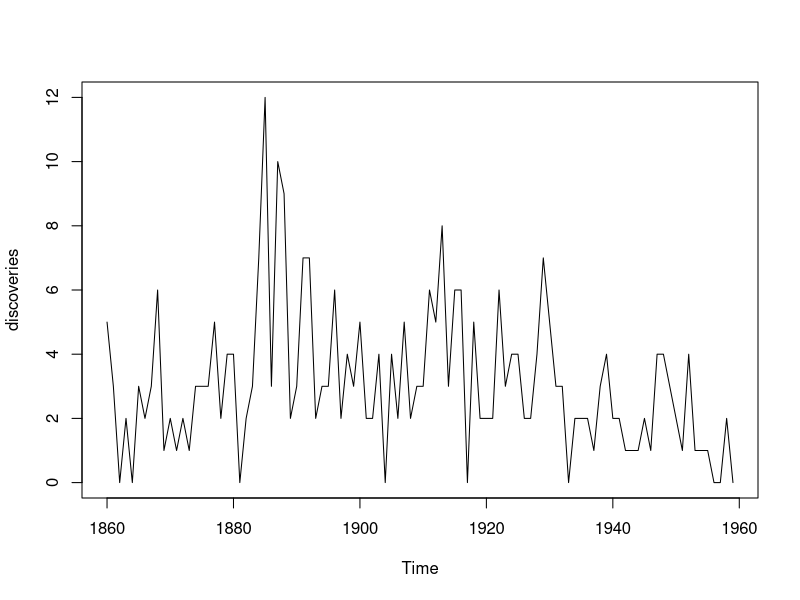
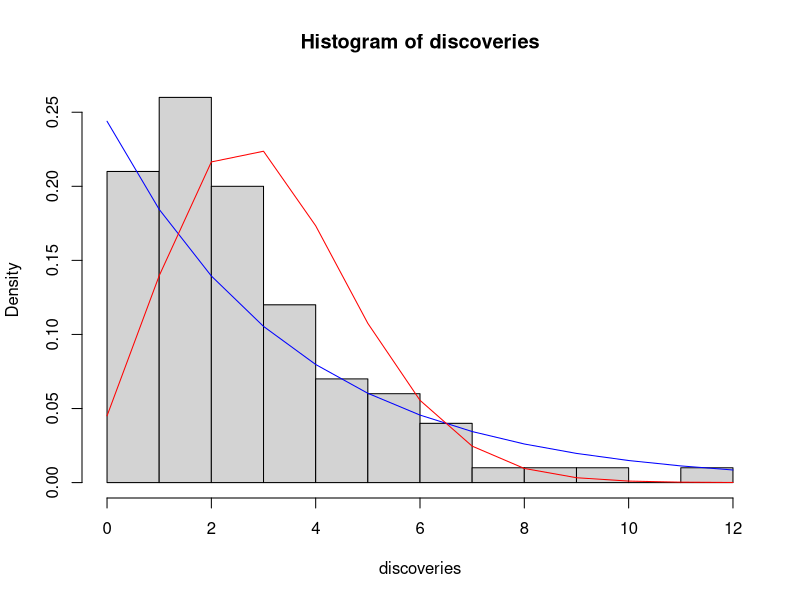
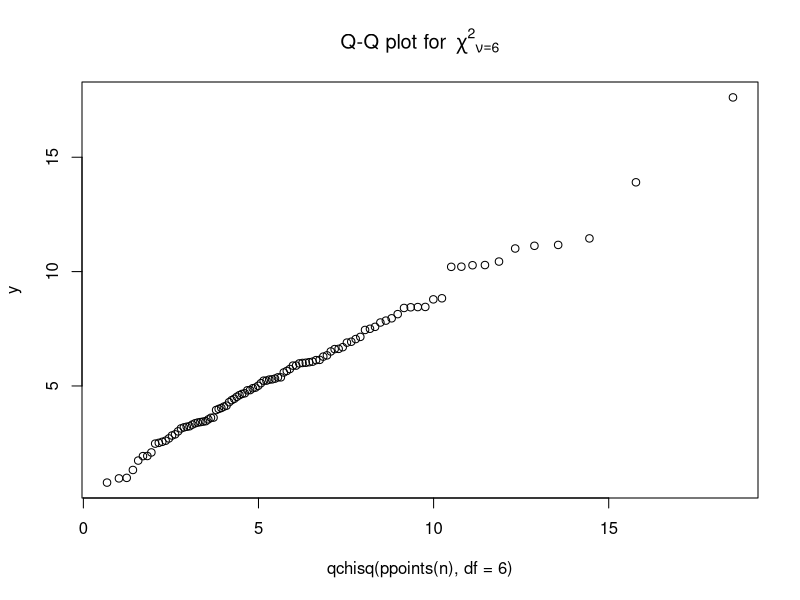

Write R code to recreate these figures, in order. (Note: this script raises an error after producing the figures.)
## ---- chunk 1
data("discoveries")
plot(discoveries)
## ---- chunk 2
#calcul de la moyenne et de la variance empirique du jeu de donnees
m = mean (discoveries)
v = var (discoveries)
print("moyenne empirique=")
print(m)
print("variance empirique=")
print(v)

#calcul à partir de l'estimateur de la loi géomtrique
n = length(discoveries)
S = 0 
for (i in (1:n)) {
  S <- S + discoveries[i]
}

theta = 1/((1/n)*S +1)
moy_geom = (1/n)*S + 1 ##1/theta
var_geom = (1-theta)/(theta**2)
print ('moyenne geometrique=')
print(moy_geom)
print('variance geometrique=')
print(var_geom)

#calcul à partir de l'estimateur de la loi de Poisson
lambda = (1/n)*S
moy_poisson = lambda
var_poisson = lambda
print('moyenne et variance de Poisson = ')  
print(lambda)

## ---- chunk 3
#d<- density(discoveries)
#View(discoveries)
x = 0:12
hist(discoveries, probability = TRUE, breaks = 12)
lines(x, dgeom(x, prob = theta, log=FALSE), main = 'densite geometrique', col='blue')
lines(x, dpois(x, lambda, log = FALSE), main = 'densite de Poisson', col='red')

#lines(d, col='black')

#plot(x,y1,type="l",col="red")
#lines(x,y2,col="green")
## ---- chunk 4
#library(discovery)
y <- rchisq(n, df = 6)
## QQPlot pour la loi du Chi^2 comparée à la ditribution de Poisson:
qqplot(qchisq(ppoints(n), df = 6), y, main = expression("Q-Q plot for" ~~ {chi^2}[nu == 6]))

# Pour rajouter la ligne de modélisation 
library(ggplot2)
y = qpois(x, lambda)
p = 0.05
ggplot2::last_plot() + qqline(y, distribution = function(p) qchisq(p, df = 6), prob = c(0.1, 0.6), col = 2)
##y doit être la loi de poisson

## ---- chunk 5
library(ggplot2)
#x<-discoveries
#plot(x, qgeom(discoveries, theta), main='quantile inverse geom', col='blue')
#plot(x, qpois(discoveries, lambda), main='poisson', col='blue')
##attention aux invalid prob

#theta
#discoveries
#x<- sort(discoveries, decreasing = FALSE)
quantile_geom <- qgeom(discoveries, theta, lower.tail = TRUE, log.p = FALSE)

#plot(discoveries[i], quantile_geom[i/(n+1)], main = 'qq plot')


#1er quantile : i = 1
n <- length(discoveries)
summary(discoveries)

frst_quant <- summary(discoveries)[2]
thrd_quant <- summary(discoveries)[5]

x <- array(frst_quant, thrd_quant)
#y <- probleme 
plot(x, )

## ---- chunk 6
##Utilisation de la fonction qqplot
#preparation des données
discoveries <- as.factor(discoveries)
head(discoveries)
a<-rgeom(n, theta)
b<-rpois(n, lambda)
qqplot(a, discoveries, main= 'qqplot loi géométrique et discoveries', col='blue')
qqline(a)
qqplot(b, discoveries, main= 'qqplot loi de Poisson et discoveries', col='red')
qqline(b)
## ---- chunk 7
c<-rchisq(n, 6, ncp=0.05)

qqplot(c, a)
qqline(a)
qqplot(c,b)
qqline(b)
#qqline(a, col='red')
#qqline(b, col='blue')
#qqline(c, col='grey')
